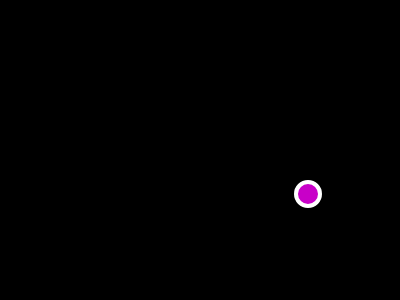
Frame 1 (no input)
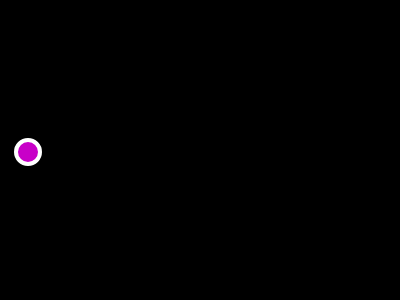
Frame 60 (no input)
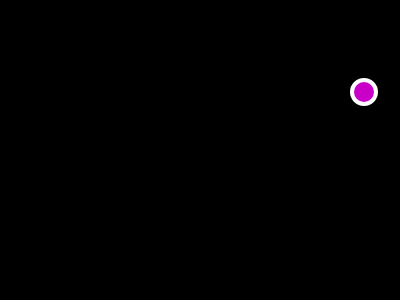
Frame 120 (the mouse pressed at the canvas centre since frame 60)

The p5.js sketch that drew these frames (run headless with seeded random() and noise() and a simulated clock; from frame 60 on, the mouse is pressed at the canvas centre):

// p5.js sketch
// ── sketch.js
//W5.4 From the video tutorial use the sketch: Function Basics - bouncing1 ball
// https://editor.p5js.org/codingtrain/sketches/omHOuJY1
// Add more bouncing balls (a least one) using parameter variables. 

let ball = {
  x: 300,
  y: 200,
  xspeed: 4,
  yspeed: -3
};
let ball1 = {
  x: 200,
  y: 300,
  xspeed: 4,
  yspeed: -3
};

function setup() {
  createCanvas(400,300);
}

function draw() {
  background(0);
  move_ball(ball);
  move_ball(ball1);
  bounce();
  display();
}

function move_ball(ball) {
  ball.x = ball.x + ball.xspeed;
  ball.y = ball.y + ball.yspeed;
}

function bounce() {
  if (ball.x > width || ball.x < 0) {
    ball.xspeed = ball.xspeed * -1;
  }

  if (ball.y > height || ball.y < 0) {
    ball.yspeed = ball.yspeed * -1;
  }
}

function display() {
  stroke(255);
  strokeWeight(4);
  fill(200, 0, 200);
  ellipse(ball.x, ball.y, 24, 24);
}

function move_ball() {
  ball.x = ball.x + ball.xspeed;
  ball.y = ball.y + ball.yspeed;
}
//renamed to avoid conflict with
//p5js reserved function "move"
